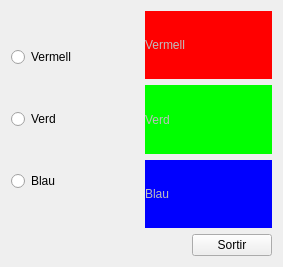
<?xml version="1.0" encoding="UTF-8"?>
<ui version="4.0">
 <class>MyForm</class>
 <widget class="QWidget" name="MyForm">
  <property name="geometry">
   <rect>
    <x>0</x>
    <y>0</y>
    <width>283</width>
    <height>267</height>
   </rect>
  </property>
  <property name="windowTitle">
   <string>Form</string>
  </property>
  <layout class="QVBoxLayout" name="verticalLayout_3">
   <item>
    <layout class="QHBoxLayout" name="horizontalLayout">
     <item>
      <layout class="QVBoxLayout" name="verticalLayout_2">
       <item>
        <widget class="QRadioButton" name="radioButton">
         <property name="text">
          <string>Vermell</string>
         </property>
        </widget>
       </item>
       <item>
        <widget class="QRadioButton" name="radioButton_2">
         <property name="text">
          <string>Verd</string>
         </property>
        </widget>
       </item>
       <item>
        <widget class="QRadioButton" name="radioButton_3">
         <property name="text">
          <string>Blau</string>
         </property>
        </widget>
       </item>
      </layout>
     </item>
     <item>
      <layout class="QVBoxLayout" name="verticalLayout">
       <item>
        <widget class="QLabel" name="label">
         <property name="enabled">
          <bool>false</bool>
         </property>
         <property name="styleSheet">
          <string notr="true">background-color: rgb(255, 0, 0);</string>
         </property>
         <property name="text">
          <string>Vermell</string>
         </property>
        </widget>
       </item>
       <item>
        <widget class="QLabel" name="label_2">
         <property name="enabled">
          <bool>false</bool>
         </property>
         <property name="styleSheet">
          <string notr="true">background-color: rgb(0, 255, 0);</string>
         </property>
         <property name="text">
          <string>Verd</string>
         </property>
        </widget>
       </item>
       <item>
        <widget class="QLabel" name="label_3">
         <property name="enabled">
          <bool>false</bool>
         </property>
         <property name="styleSheet">
          <string notr="true">background-color: rgb(0, 0, 255);</string>
         </property>
         <property name="text">
          <string>Blau</string>
         </property>
        </widget>
       </item>
      </layout>
     </item>
    </layout>
   </item>
   <item>
    <layout class="QHBoxLayout" name="horizontalLayout_2">
     <item>
      <spacer name="horizontalSpacer">
       <property name="orientation">
        <enum>Qt::Horizontal</enum>
       </property>
       <property name="sizeHint" stdset="0">
        <size>
         <width>40</width>
         <height>20</height>
        </size>
       </property>
      </spacer>
     </item>
     <item>
      <widget class="QPushButton" name="pushButton">
       <property name="text">
        <string>Sortir</string>
       </property>
      </widget>
     </item>
    </layout>
   </item>
  </layout>
 </widget>
 <resources/>
 <connections>
  <connection>
   <sender>radioButton</sender>
   <signal>toggled(bool)</signal>
   <receiver>label</receiver>
   <slot>setEnabled(bool)</slot>
   <hints>
    <hint type="sourcelabel">
     <x>55</x>
     <y>28</y>
    </hint>
    <hint type="destinationlabel">
     <x>122</x>
     <y>24</y>
    </hint>
   </hints>
  </connection>
  <connection>
   <sender>radioButton_2</sender>
   <signal>toggled(bool)</signal>
   <receiver>label_2</receiver>
   <slot>setEnabled(bool)</slot>
   <hints>
    <hint type="sourcelabel">
     <x>23</x>
     <y>48</y>
    </hint>
    <hint type="destinationlabel">
     <x>130</x>
     <y>47</y>
    </hint>
   </hints>
  </connection>
  <connection>
   <sender>radioButton_3</sender>
   <signal>toggled(bool)</signal>
   <receiver>label_3</receiver>
   <slot>setEnabled(bool)</slot>
   <hints>
    <hint type="sourcelabel">
     <x>43</x>
     <y>80</y>
    </hint>
    <hint type="destinationlabel">
     <x>123</x>
     <y>87</y>
    </hint>
   </hints>
  </connection>
  <connection>
   <sender>pushButton</sender>
   <signal>clicked()</signal>
   <receiver>MyForm</receiver>
   <slot>close()</slot>
   <hints>
    <hint type="sourcelabel">
     <x>95</x>
     <y>154</y>
    </hint>
    <hint type="destinationlabel">
     <x>230</x>
     <y>205</y>
    </hint>
   </hints>
  </connection>
 </connections>
</ui>
